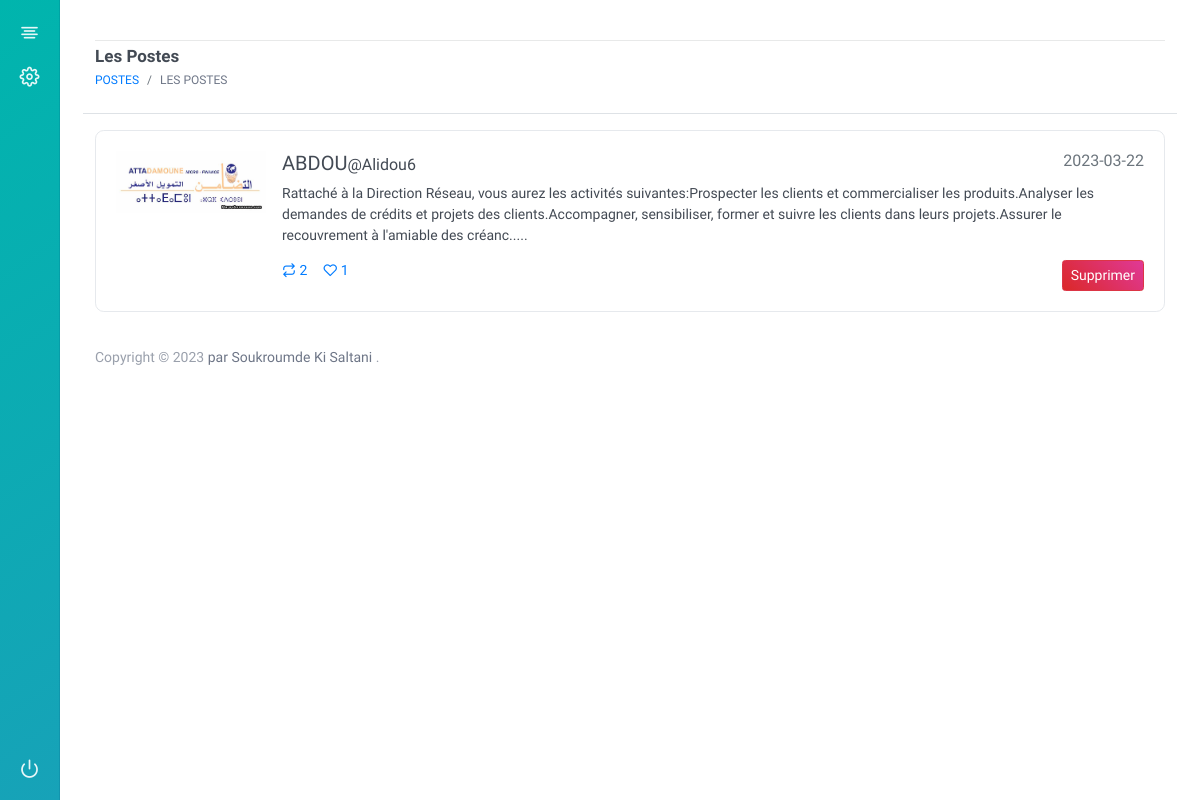
/Admin/publication.php?id=49, run on the app's committed database.
### tables this page shows
CREATE TABLE `posts` (
  `id_poste` int(11) NOT NULL,
  `id_utilisateur` int(11) NOT NULL,
  `image_poste` text NOT NULL,
  `texte` text NOT NULL,
  `date_poste` date NOT NULL,
  `pseudo` text NOT NULL
);

CREATE TABLE `utilisateurs` (
  `id_utilisateur` int(11) NOT NULL,
  `nom` varchar(255) NOT NULL,
  `prenom` varchar(255) NOT NULL,
  `telephone` varchar(255) NOT NULL,
  `email` varchar(255) NOT NULL,
  `pseudo` varchar(255) NOT NULL,
  `mot_de_passe` varchar(255) NOT NULL,
  `photo` varchar(255) NOT NULL,
  `status` varchar(255) NOT NULL DEFAULT 'DECONNECTE',
  `derniere_connexion` datetime NOT NULL DEFAULT current_timestamp(),
  `face_id` text NOT NULL DEFAULT 'NON',
  `date_inscription` datetime NOT NULL DEFAULT current_timestamp(),
  `pays` varchar(255) NOT NULL,
  `pretention_salarial` decimal(10,0) NOT NULL,
  `cv` text NOT NULL,
  `presentation` text NOT NULL,
  `verifie` varchar(50) NOT NULL DEFAULT 'NON',
  `connectionID` text NOT NULL,
  `sessionID` text NOT NULL
);

### functions.php (called while the page is built, shortened)
<?php
require("BaseDeDonnees.php");
function getPostByUser($id){
    global $bd;
    $query=$bd->prepare("SELECT utilisateurs.id_utilisateur as uid,posts.id_poste,posts.id_utilisateur,posts.image_poste,posts.texte,posts.date_poste,utilisateurs.nom,utilisateurs.prenom,utilisateurs.pseudo,utilisateurs.photo FROM posts JOIN utilisateurs ON utilisateurs.id_utilisateur=posts.id_utilisateur where utilisateurs.id_utilisateur=? ORDER BY id_poste DESC");
    $query->execute(array($id));
    $run =$query->fetchAll(PDO::FETCH_OBJ);
    return $run;
}
function getComments($post_id){
    global $bd;
    $query=$bd->prepare("SELECT * FROM commentaire,utilisateurs WHERE commentaire.id_utilisateur=utilisateurs.id_utilisateur and id_poste=? ORDER BY id_com DESC");
    $query->execute(Array($post_id));
    $run = $query->fetchAll(PDO::FETCH_OBJ);
    return $run;
}
function getLikes($post_id){
    global $bd;
    $query=$bd->prepare("SELECT count(*) as row FROM likes WHERE id_poste=?");
    $query->execute(array($post_id));
    $run = $query->fetch();
    return $run['row'];
}
?>

### Admin/publication.php (the view, shortened to what this page needs)
<?php
require('../BaseDeDonnees.php');
require('../functions.php');
if(isset($_GET)){
    $id=$_GET['id'];
    $LesPostes=getPostByUser($id);
}
include("header.php");
?>
        <div class="section-body">
            <div class="container-fluid">
                <div class="d-flex justify-content-between align-items-center ">
                    <div class="header-action">
                        <h1 class="page-title">Les Postes</h1>
                        <ol class="breadcrumb page-breadcrumb">
                            <li class="breadcrumb-item"><a href="#">Postes</a></li>
                            <li class="breadcrumb-item active" aria-current="page">Les Postes</li>
                        </ol>
                    </div>
                </div>
            </div>
        </div>
        <div class="section-body mt-4">
            <div class="container-fluid">
                <div class="row">
                    <div class="col-12">
                        <ul class="nav nav-tabs" role="tablist">
                        </ul>
                        <div class="tab-content mt-3">
                            <div role="tabpanel" class="tab-pane vivify fadeIn active" id="News" aria-expanded="true">
                           <?php foreach($LesPostes as $po){?>
                                <div class="card">
                                    <div class="card-body">
                                        <article class="media">
                                            <div class="mr-3">
                                                <img class="w150" src="../<?=$po->image_poste?>" alt="">
                                            </div>
                                            <div class="media-body">
                                                <div class="content">
                                                    <p class="h5"><?=$po->nom?><small>@<?=$po->pseudo?></small> <small class="float-right text-muted"> <?=$po->date_poste?> </small></p>
                                                    <p><?php $texte=$po->texte; ?> <?=  $chaine=substr($texte,0,305); ?>.....</p>
                                                </div>
                                                <nav class="d-flex text-muted">
                                                    <a href="#" class="icon mr-3"><i class="fe fe-repeat"></i> <?=count(getComments($po->id_poste))?></a>
                                                    <a href="#" class="icon mr-3"><i class="fe fe-heart"></i> <?=getLikes($po->id_poste)?></a>
                                                    <a href="../actions.php?deletepost=<?=$po->id_poste?>" class="text-muted ml-auto">  <button class="btn btn-danger btn-sm">Supprimer</button></a>
                                                </nav>
                                            </div>
                                        </article>
                                    </div>
                                </div>
                                <?php }?>
                            </div>
                        </div>
                    </div>
                </div>
            </div>
        </div>
        <?php include("footer.php");?>
    </div>
</div>
</body>
</html>

### data on the page
posts: image_poste (picture), id_utilisateur.nom "ABDOU", id_utilisateur.pseudo "Alidou6", date_poste "2023-03-22", texte "Rattaché à la Direction Réseau, vous aurez les activités suivantes:Prospecter les clients et commercialiser les produits.Analyser les demandes de crédits et projets des clients.Accompagner, sensibiliser, former et suivre les clients dans leurs projets.Assurer le recouvrement à l'amiable des créanc", count(getComments($po->id_poste)) "2", id_poste "1"
